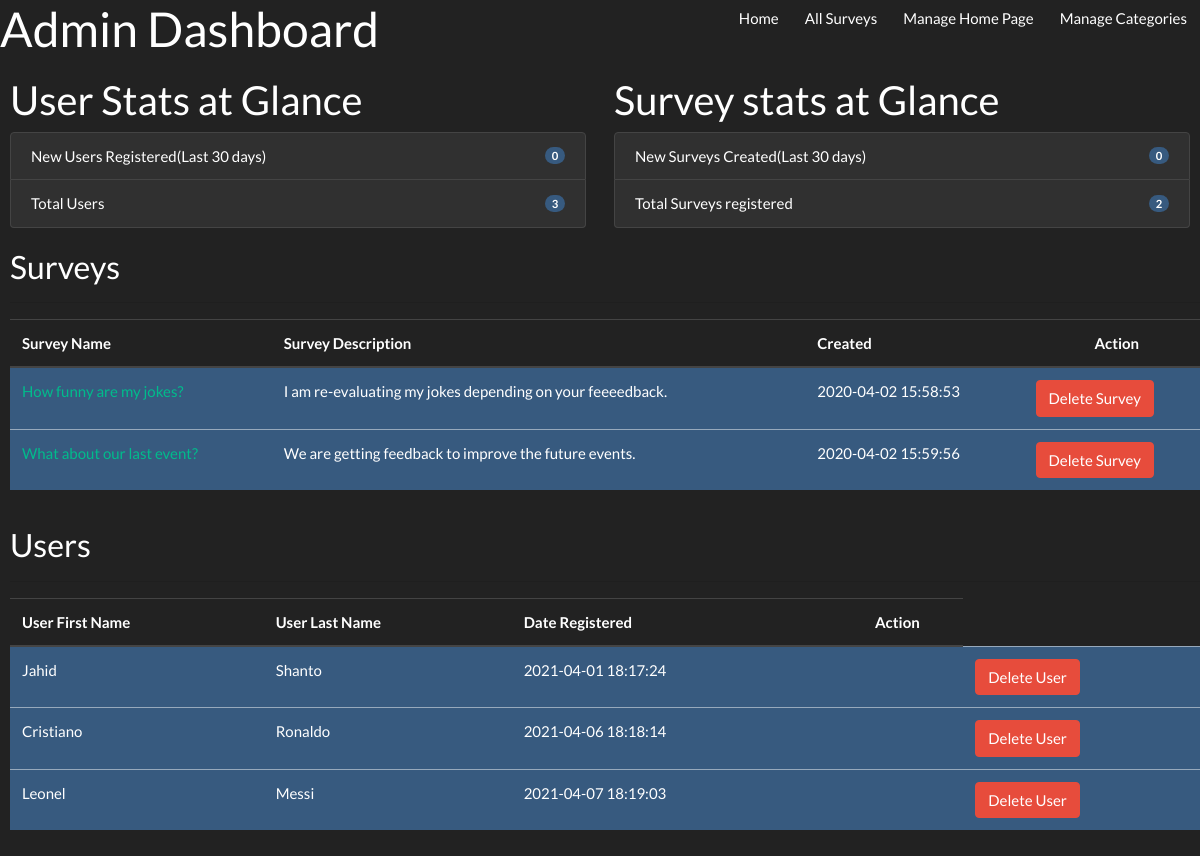
The app's page /adminDashboard.php with its own data.
### tables this page shows
CREATE TABLE `surveys` (
  `id` int(255) NOT NULL,
  `title` varchar(255) NOT NULL,
  `description` varchar(255) NOT NULL,
  `user_id` int(255) NOT NULL,
  `category_id` int(255) NOT NULL,
  `created_date` timestamp NOT NULL DEFAULT current_timestamp()
);

CREATE TABLE `users` (
  `id` int(255) NOT NULL,
  `fname` varchar(255) NOT NULL,
  `lname` varchar(255) NOT NULL,
  `email` varchar(255) NOT NULL,
  `password` varchar(255) NOT NULL,
  `isAdmin` tinyint(1) NOT NULL,
  `reg_date` timestamp NOT NULL DEFAULT current_timestamp()
);

### Survey.php (called while the page is built, shortened)
<?php
class Survey {
   public function listAllSurveys($dbcon){
        $sql = "SELECT * FROM surveys";
        $pdostm = $dbcon->prepare($sql);
        $pdostm->execute();
        $surveys = $pdostm->fetchAll(PDO::FETCH_OBJ);
        return $surveys;
    }
    public function countSurveys($dbcon){
        $sql = "SELECT COUNT(id) as total FROM surveys";
        $pdostm = $dbcon->prepare($sql);
        $pdostm->execute();
        $surveys = $pdostm->fetchAll(\PDO::FETCH_OBJ);
        return $surveys;
    }
    public function countSurveys30($dbcon){
        $sql = "SELECT COUNT(id) as total30days FROM `surveys` WHERE DATE(created_date) >= DATE(NOW()) - INTERVAL 30 DAY";
        $pdostm = $dbcon->prepare($sql);
        $pdostm->execute();
        $surveys = $pdostm->fetchAll(\PDO::FETCH_OBJ);
        return $surveys;
    }
}
?>

### User.php (called while the page is built, shortened)
<?php
class User {
    public function listUsers($dbcon){
        $sql = "SELECT * FROM users";
        $pdostm = $dbcon->prepare($sql);
        $pdostm->execute();
        $users = $pdostm->fetchAll(\PDO::FETCH_OBJ);
        return $users;
    }
    public function countUsers($dbcon){
        $sql = "SELECT COUNT(id) as total FROM users";
        $pdostm = $dbcon->prepare($sql);
        $pdostm->execute();
        $users = $pdostm->fetchAll(\PDO::FETCH_OBJ);
        return $users;
    }
    public function countUsers30($dbcon){
        $sql = "SELECT COUNT(id) as total30days FROM `users` WHERE DATE(reg_date) >= DATE(NOW()) - INTERVAL 30 DAY";
        $pdostm = $dbcon->prepare($sql);
        $pdostm->execute();
        $users = $pdostm->fetchAll(\PDO::FETCH_OBJ);
        return $users;
    }
}
?>

### adminDashboard.php (the view, shortened to what this page needs)
<?php
require_once 'dbConnection.php';
require_once 'User.php';
require_once 'Survey.php';
    $dbcon = Database::getDb();
    $u = new User();
    $userscount = $u->countUsers($dbcon);
    $countU=$userscount[0]->total;
    $users30days = $u->countUsers30($dbcon);
    $users30dayscount=$users30days[0]->total30days;
  $dbcon = Database::getDb();
  $s = new Survey();
  $surveyscount = $s->countSurveys($dbcon);
  $countS=$surveyscount[0]->total;
  $surveys30days = $s->countSurveys30($dbcon);
  $surveys30dayscount=$surveys30days[0]->total30days;
  $allsurveys = $s->listAllSurveys($dbcon);
  $allusers = $u->listUsers($dbcon);
?>
<!DOCTYPE html>
<html lang="en">
<head>
  <link rel="stylesheet" href="https://stackpath.bootstrapcdn.com/bootswatch/4.4.1/darkly/bootstrap.min.css">
  <link rel="stylesheet" href="css/bootstrap.min.css">
  <link rel="stylesheet" href="css/adminDashboard.css">
</head>
<body>
<div>
    <header class="header text-center">
    <a style="float: right" href="listCategories.php" class="btn">Manage Categories</a></div>
    <a style="float: right" class="btn" href="manageHome.php" target="">Manage Home Page</a>
    <a style="float: right" class="btn" href="list.php" target="">All Surveys</a>
    <a style="float: right" class="btn" href="index.php" target="">Home</a>
  <main class="main">
    <h1>Admin Dashboard</h1>
    <aside class="right">
      <h2>Survey stats at Glance</h2>
      <ul class="list-group">
        <li class="list-group-item d-flex justify-content-between align-items-center">
          New Surveys Created(Last 30 days)
          <span class="badge badge-primary badge-pill"><?= $surveys30dayscount ?></span>
        </li>
        <li class="list-group-item d-flex justify-content-between align-items-center">
          Total Surveys registered
          <span class="badge badge-primary badge-pill"><?= $countS ?></span>
        </li>
      </ul>
    </aside>
    <aside class="left">
      <h2>User Stats at Glance</h2>
      <ul class="list-group">
        <li class="list-group-item d-flex justify-content-between align-items-center">
          New Users Registered(Last 30 days)
          <span class="badge badge-primary badge-pill"><?= $users30dayscount ?></span>
        </li>
        <li class="list-group-item d-flex justify-content-between align-items-center">
          Total Users
          <span class="badge badge-primary badge-pill"><?= $countU ?></span>
        </li>
    </aside>
    <div class="survey">
      <h3>Surveys</h3>
      <hr />
      <table class="table table-hover">
        <thead>
          <tr>
            <th scope="col">Survey Name</th>
            <th scope="col">Survey Description</th>
            <th scope="col">Created</th>
            <th colspan="1" scope="col" style="text-align:center;">Action</th>
          </tr>
        </thead>
        <tbody>
          <?php
            for ($i=0; $i<count($allsurveys); $i++ ){
              echo '<tr class="table-primary">';
              echo '<td scope="row"><a href="#">'.$allsurveys[$i]->title.'</a></td>';
              echo '<td scope="row">'.$allsurveys[$i]->description.'</td>';
              echo '<td scope="row">'.$allsurveys[$i]->created_date.'</td>';
              echo '<td scope="row">'. '<form action="adminDashboard.php" method="post" class="form-inline">
              <input type="hidden" name="id" value="'.$allsurveys[$i]->id.'">
              <input type="submit" class="button btn btn-danger" name="deleteSurvey" value="Delete Survey"  />
          </form></td>';
              echo '</tr>';
            }
          ?>
        </tbody>
      </table>
    </div >
    <div class="users">
      <h3>Users</h3>
      <hr />
      <table class="table table-hover">
          <thead>
            <tr>
              <th scope="col">User First Name</th>
              <th scope="col">User Last Name</th>
              <th scope="col">Date Registered</th>
              <th colspan="1" scope="col" style="text-align:center;">Action</th>
            </tr>
        </thead>
        <tbody>
        <?php
          for ($i=0; $i<count($allusers); $i++ ){
          echo '<tr class="table-primary">';
          echo '<td scope="row">'.$allusers[$i]->fname.'</td>';
          echo '<td scope="row">'.$allusers[$i]->lname.'</td>';
          echo '<td scope="row">'.$allusers[$i]->reg_date.'</td>';
          echo '<td scope="row">'. '<form action="" method="POST">';
          echo '<td scope="row">'. '<form action="adminDashboard.php" method="post" class="form-inline">
          <input type="hidden" name="uid" value="'.$allusers[$i]->id.'">
          <input type="submit" class="button btn btn-danger" name="deleteUser" value="Delete User" />
          </form></td>';
          echo '</tr>';
          }
        ?>
        </tbody>
      </table>
     </div>
  </main>
</body>
</html>

### css/adminDashboard.css (style rules this page uses)
.survey, .users { width: 100%; margin: 10px; display: inline-block; }
.table { width: 100% }
.right { width: 48%; margin: 10px; float: right; }
.left { float: left; width: 48%; margin: 10px; }
.survey { float: left; }
.users { float: left; }

### records on screen
surveys: title "How funny are my jokes?", description "I am re-evaluating my jokes depending on your feeeedback.", created_date "2020-04-02 15:58:53"
surveys: title "What about our last event?", description "We are getting feedback to improve the future events.", created_date "2020-04-02 15:59:56"
users: fname "Jahid", lname "Shanto", reg_date "2021-04-01 18:17:24"
users: fname "Cristiano", lname "Ronaldo", reg_date "2021-04-06 18:18:14"
users: fname "Leonel", lname "Messi", reg_date "2021-04-07 18:19:03"

### other values on screen
$surveys30dayscount "0"
$countS "2"
$users30dayscount "0"
$countU "3"
